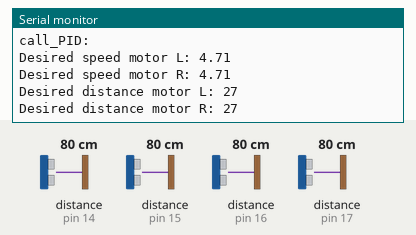
This sketch was run on a simulated Arduino Uno, built with avr-gcc and run on an emulated ATmega328P. Shown: the last lines printed to the serial monitor. The test bench sets the inputs (shaded band); at power-on: distance to the obstacle (sensors on pin 14, pin 15, pin 16, pin 17) 80 cm. The echo pulse lasts 58.3 µs per cm.

Above: at 1.2 s.
1.3 s: distance to the obstacle (sensor on pin 14) set to 2 cm
At 2.6 s:
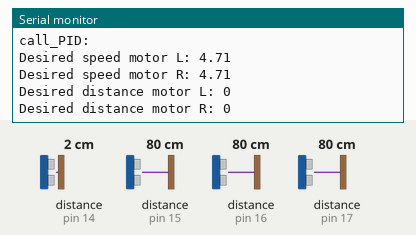
2.8 s: distance to the obstacle (sensor on pin 15) set to 2 cm
4.3 s: distance to the obstacle (sensor on pin 16) set to 2 cm
At 5.7 s:
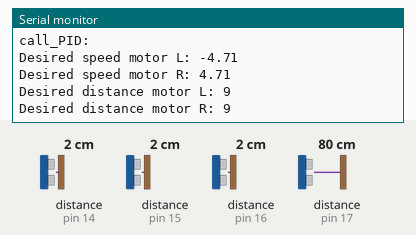
5.8 s: distance to the obstacle (sensor on pin 15) set to 203 cm
At 7.0 s:
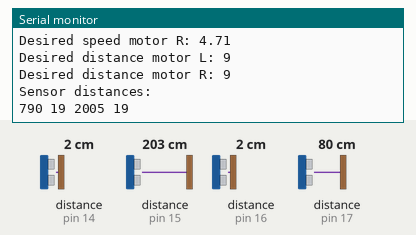
8.8 s: distance to the obstacle (sensor on pin 14) set to 60 cm
At 9.7 s:
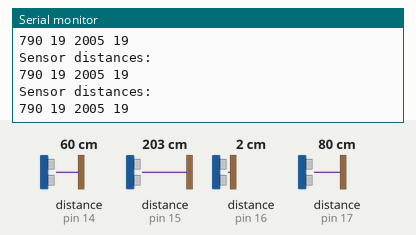
11.8 s: distance to the obstacle (sensor on pin 17) set to 60 cm
At 12.7 s:
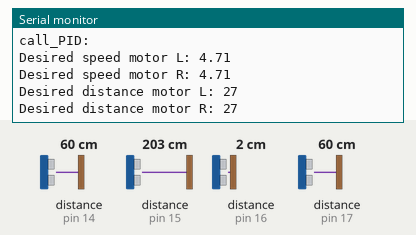
Timing chart, 0 to 14.8 s (numbered marks = the images above; inputs shaded):
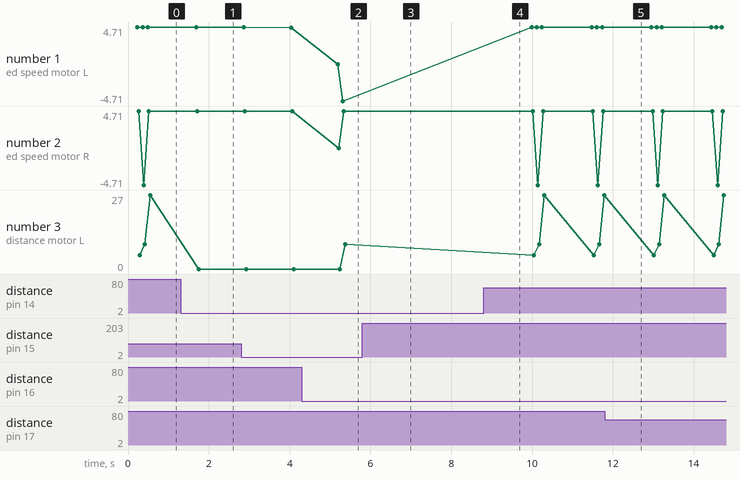

The sketch:

P1I_T01.ino
```cpp
#include "p1m_01.hpp"
#include "p1m_03.hpp"
#include "p1m_04.hpp"
#include "p1m_05.hpp"

/* Time between tests */
#define DELAY 10000

void setup() {
  Serial.begin(9600);
  /* Initialization of the pins */
  initialize_p1m_01();

  /*
   * Test style 1:
   * Consists in changing the position of the robot
   * and reading a single result. Test style 2 is
   * available in loop function.
   */
  /* Test steps */
  /* Selected test style 2, uncomment for selecting style 1
  delay(DELAY);
  Serial.print("Step 1\n");
  Serial.print(
  "Situate the robot in a straight corridor, just in the middle.\n");
  Serial.flush();
  delay(DELAY);
  straight_line_movement();
  rotation_movement();

  Serial.print("Step 2\n");
  Serial.print(
  "Situate the robot in a straight corridor, 50mm from the left wall.\n");
  Serial.flush();
  delay(DELAY);
  straight_line_movement();
  rotation_movement();

  Serial.print("Step 3\n");
  Serial.print(
  "Situate the robot in a straight corridor, 50mm from the right wall.\n");
  Serial.flush();
  delay(DELAY);
  straight_line_movement();
  rotation_movement();

  Serial.print("Step 4\n");
  Serial.print(
  "Situate the robot in a straight corridor, with a deviation of 𝝅/3\n");
  Serial.flush();
  delay(DELAY);
  straight_line_movement();
  rotation_movement();

  Serial.print("Step 5\n");
  Serial.print(
  "Situate the robot in a straight corridor, with a deviation of -𝝅/3\n");
  Serial.flush();
  delay(DELAY);
  straight_line_movement();
  rotation_movement();

  Serial.print("Step 6\n");
  Serial.print(
  "Situate the robot in a straight corridor, with a deviation of 𝝅/10\n");
  Serial.flush();
  delay(DELAY);
  straight_line_movement();
  rotation_movement();

  Serial.print("Step 7\n");
  Serial.print(
  "Situate the robot in a straight corridor, with a deviation of -𝝅/10\n");
  Serial.flush();
  delay(DELAY);
  straight_line_movement();
  rotation_movement();

  Serial.print("Step 8\n");
  Serial.print(
  "Situate the robot in a straight corridor, with a gap at the left.\n");
  delay(DELAY);
  Serial.flush();
  straight_line_movement();
  rotation_movement();

  Serial.print("Step 9\n");
  Serial.print(
  "Situate the robot in a straight corridor, with a gap at the left and an obstacle in front.\n");
  Serial.flush();
  delay(DELAY);
  straight_line_movement();
  rotation_movement();

  Serial.print("Step 10\n");
  Serial.print(
  "Situate the robot in a straight corridor, with an obstacle in front.\n");
  Serial.flush();
  delay(DELAY);
  straight_line_movement();
  rotation_movement();
  Serial.flush();
  */
}

void loop() {
  /* Scan the distance of all sensors */
  unsigned s1d, s2d, s3d, s4d;
  s1d = distance_sensor(1);
  s2d = distance_sensor(2);
  s3d = distance_sensor(3);
  s4d = distance_sensor(4);
  /* Move */
  straight_line_movement(s1d, s2d, s3d, s4d);
  rotation_movement(s1d, s2d, s3d, s4d);
  delay(1000);
  Serial.flush();
}
```

p1m_01.cpp
```cpp
#include "p1m_01.hpp"

/* Calibration */
long int difference = 0;

/* Initializes all the pins to their
 * corresponding modes.
 */
void initialize_p1m_01()
{
	/* Pulse sending pins */
	pinMode(S_1, INPUT);
	pinMode(S_2, INPUT);
	pinMode(S_3, INPUT);
	pinMode(S_4, INPUT);
	/* Pulse reading pin */
	pinMode(TRG, OUTPUT);

  difference = distance_sensor(3) - distance_sensor(4);
}

/*
 * Receives the as input a sensor.
 * Returns distance of obstacle detected
 * by sensor, in mm.
 */
long unsigned distance_sensor(int sensor){
  /* Variable to store the distance */
  long unsigned distance = 0;
  /* For an oversampling of 5 */
  for(int i=0; i<5; i++)
  {
    /* Send a 10 us pulse trough trigger pin */
    digitalWrite(TRG, HIGH);
    delayMicroseconds(10); //10us pulse
    digitalWrite(TRG, LOW);
    /* Read the width of the pulse sent
       by the sensor */
    unsigned long t = 0;
    switch (sensor)
    {
      case 1:
        t = pulseIn(S_1, HIGH);
        break;
      case 2:
        t = pulseIn(S_2, HIGH);
        break;
      case 3:
        t = pulseIn(S_3, HIGH);
        break;
      case 4:
        t = pulseIn(S_4, HIGH);
        break;
    }
    /* If distance did not reach a max */
    if (distance < 99999)
    {
      /* Set a new value */
      distance += (10*t)/59;
    }
    delay(1);
  }
  /* Return variable with distances stored reverting oversampling */
  return sensor == 4? distance/5 + difference: distance/5;
}
```

p1m_01.hpp
```cpp
#ifndef P1M_01_H
#define P1M_01_H

#include <Arduino.h>

#define S_1 17
#define S_2 16
#define S_3 15
#define S_4 14
#define TRG 6

/* Initializes all the pins to their
 * corresponding modes.
 */
void initialize_p1m_01();

/*
 * Receives the as input a sensor.
 * Returns distance of obstacle detected
 * by sensor, in mm.
 */
long unsigned distance_sensor(int sensor);

#endif /* P1M_01_H */
```

p1m_03.cpp
```cpp
#include "p1m_01.hpp"
#include "p1m_03.hpp"
#include "p1m_05.hpp"
#include "p1m_06.hpp"

/*
 * Checks if straight movement is needed.
 * Checks rotation of robot in corridor.
 * Corrects the rotation if necessary.
 * Advances in a straight line.
 */
void straight_line_movement(unsigned s1d,unsigned s2d,unsigned s3d,unsigned s4d)
{
  // DEBUG
  Serial.print("\nSensor distances:\n");
  Serial.print(s1d);
  Serial.print(" ");
  Serial.print(s2d);
  Serial.print(" ");
  Serial.print(s3d);
  Serial.print(" ");
  Serial.print(s4d);
  Serial.flush();

  /* Calculate side_distance */
  unsigned side_distance = (s3d + s4d)/2;
  /* If front distance is more than 150mm
   * AND side distance is less than the defined
   */
  if (s1d > 150 && s2d > 150 &&
      s4d < SIDE_DISTANCE)
  {
    /* Call P1M_05 to get rotation R radians */
    float rot = get_rotation(s3d, s4d);
    /* If P1M_05 returns a rotation */
    if (rot != 0.0)
    {
      /* If the rotation is in range (pi/6, 0) */
      if (rot < M_PI/6 && rot > 0.0)
      {
        /* Advance with a rotation of -10/24 rad/m */
        call_PID(MAX_SPEED, MAX_SPEED*DIFF_DRV, 0, 0);
      }
      /* If the rotation is in range (-pi/6, 0) */
      else if (rot > -M_PI/6 && rot < 0.0)
      {
        /* Advance with a rotation of 10/24 rad/m */
        call_PID(MAX_SPEED*DIFF_DRV, MAX_SPEED, 0, 0);
      }
      /* If the rotation is not in range (-pi/6, pi/6) */
      else
      {
        /* Advance straight */
        call_PID(MAX_SPEED, MAX_SPEED, 0, 0);
      }
    }
    /* If rotation is zero */
    else
    {
      /* If the side distance is greater to 200mm */
      if (s4d > 200)
      {
        /* Advance with a rotation of -10/24 rad/m */
        call_PID(MAX_SPEED, MAX_SPEED*DIFF_DRV, 0, 0);
      }
      /* Else if the side distance is lower than 100mm */
      else if (s4d < 100)
      {
        /* Advance with a rotation of 10/24 rad/m */
        call_PID(MAX_SPEED*DIFF_DRV, MAX_SPEED, 0, 0);
      }
      /* Else if the side distance is in range [150, 250] */
      else
      {
        /* Advance straight */
        call_PID(MAX_SPEED, MAX_SPEED, 0, 0);
      }
    }
  }
}
```

p1m_03.hpp
```cpp
#ifndef P1M_03_H
#define P1M_03_H

#include <Arduino.h>
#include <math.h>

#define SIDE_DISTANCE 350

#define MAX_SPEED 1.5 * M_PI //rad/s
/* Value calculated in modules */
#define DIFF_DRV 0.976
/* Value found tuning */
//#define DIFF_DRV 0.85
/*
 * Number of GAPS per radian
 * (distance_between_wheels/2) / (pi*wheel_diameter/gaps_per_turn)
 */
#define GAPS_PER_RAD (0.13/2)/(M_PI*0.07/20)

/*
 * Checks if straight movement is needed.
 * Checks rotation of robot in corridor.
 * Corrects the rotation if necessary.
 * Advances in a straight line.
 */
void straight_line_movement(unsigned s1d,unsigned s2d,unsigned s3d,unsigned s4d);

#endif /* P1M_03_H */
```

p1m_04.cpp
```cpp
#include "p1m_04.hpp"
#include "p1m_01.hpp"
#include "p1m_06.hpp"

/*
 * Checks if rotation movement is needed.
 * Checks if there is a gap at the left.
 * If true, advances to new corridor.
 * Else, checks if there is an obstacle in front.
 * If true, turns left and keeps advancing.
 */
void rotation_movement(unsigned s1d,unsigned s2d,unsigned s3d,unsigned s4d)
{
  unsigned gaps;
  /* Calculate side_distance */
  long unsigned side_distance = (s3d + s4d)/2;
  /* Calculate front_distance */
  long unsigned front_distance = min(s1d, s2d);
  /* If side distances are more than the defined. */
  if (s4d > SIDE_DISTANCE)
   {
     /* Advance 65 mm and stop */
     gaps = 65 * MM_PER_GAP;
     call_PID(MAX_SPEED, MAX_SPEED, gaps, gaps);
     /* Perform a 90º turn right */
     gaps = (M_PI/2)*GAPS_PER_RAD;
     call_PID(MAX_SPEED, -MAX_SPEED, gaps, gaps);
     /* Advance 300mm and stop */
     gaps = (300) * MM_PER_GAP;
     call_PID(MAX_SPEED, MAX_SPEED, gaps, gaps);
   }
  /* If front distance is less than 150mm and
   * side distance is less than the defined. */
   else if (front_distance < 150 and
       side_distance < SIDE_DISTANCE)
   {
     /* Perform a 90º turn left */
     call_PID(0.0, 0.0, 0, 0);
     gaps = (M_PI/2)*GAPS_PER_RAD;
     call_PID(-MAX_SPEED, MAX_SPEED, gaps, gaps);
   }
   else
   {
    /* MISRA C++ 2008 */
   }
}
```

p1m_04.hpp
```cpp
#ifndef P1M_04_H
#define P1M_04_H

#include <Arduino.h>
#include <math.h>

#define SIDE_DISTANCE 350

#define MAX_SPEED 1.5 * M_PI //rad/s
/*
 * Number of GAPS per radian
 * (distance_between_wheels/2) / (pi*wheel_diameter/gaps_per_turn)
 */
#define GAPS_PER_RAD (0.13/2)/(M_PI*0.07/20)

/*
 * Number of mm per gap
 * 20 gaps per complete wheel turn / (pi * wheel_diameter (mm))
 */
#define MM_PER_GAP 20/( M_PI*70 )

/*
 * Checks if rotation movement is needed.
 * Checks if there is a gap at the left.
 * If true, advances to new corridor.
 * Else, checks if there is an obstacle in front.
 * If true, turns left and keeps advancing.
 */
void rotation_movement(unsigned s1d,unsigned s2d,unsigned s3d,unsigned s4d);

#endif /* P1M_04_H */
```

p1m_05.cpp
```cpp
#include "p1m_05.hpp"

/*
 * Returns the rotation angle of the robot,
 * given as inputs the distance sensed by
 * sensor 3 and 4 (side sensors).
 */
float get_rotation(unsigned s3d, unsigned s4d)
{
  /* Initial guess is that the robot is straight */
  float angle = 0.0;
  /* If the difference between the distances
   * given by the sensors is less than 20mm */
  if ( abs(int(s3d) - int(s4d)) > 20 )
  {
    /* If obstacle sensed by sensor 4 is further
     * than the one sensed by sensor 3 */
    if ( s4d > s3d )
    {
    /* Calculate the angle */
    angle = - atan( float(s4d - s3d) / SNS_DST );
    }
    /* In any other case */
    else
    {
    /* Calculate the angle this other way */
    angle = atan( float(s3d - s4d) / SNS_DST );
    }
  }
  return angle;
}
```

p1m_05.hpp
```cpp
#ifndef P1M_05_H
#define P1M_05_H

#include <Arduino.h>
#include <math.h>

#define SNS_DST 140.0 //mm

/*
 * Returns the rotation angle of the robot,
 * given as inputs the distance sensed by
 * sensor 3 and 4 (side sensors).
 */
float get_rotation(unsigned s3d, unsigned s4d);

#endif /* P1M_05_H */
```

p1m_06.cpp
```cpp
#include "p1m_06.hpp"

void call_PID(float dsmL, float dsmR,
              unsigned ddmL, unsigned ddmR)
{
  Serial.print("\ncall_PID:");
  Serial.print("\nDesired speed motor L: ");
  Serial.print(dsmL);
  Serial.print("\nDesired speed motor R: ");
  Serial.print(dsmR);
  Serial.print("\nDesired distance motor L: ");
  Serial.print(ddmL);
  Serial.print("\nDesired distance motor R: ");
  Serial.print(ddmR);
  Serial.print("\n");
}
```

p1m_06.hpp
```cpp
/*
 * Dummy for testing purposes
 */

#ifndef P1M_06_H
#define P1M_06_H

#include <Arduino.h>

/*
 * Dummy for testing P1M_T04
 * Serial communication must be initialized.
 */
void call_PID(float dsmL, float dsmR,
              unsigned ddmL, unsigned ddmR);

#endif /* P1M_06_H */
```

Measured:
- after the input at 1.3 s, the serial monitor: prints a new line after 0.36 s (image 1)
- after the input at 4.3 s, the serial monitor: prints a new line after 0.86 s (image 2)
- after the input at 5.8 s, the serial monitor: prints a new line after 0.70 s (image 3)
- plotted number 1: 4.71 → 4.6 after the input at 2.8 s, 4.6 → -4.71 after the input at 4.3 s, -4.71 → 4.71 after the input at 8.8 s
- plotted number 3: 27 → 0 after the input at 1.3 s, 0 → 9 after the input at 4.3 s, 9 → 27 after the input at 8.8 s
